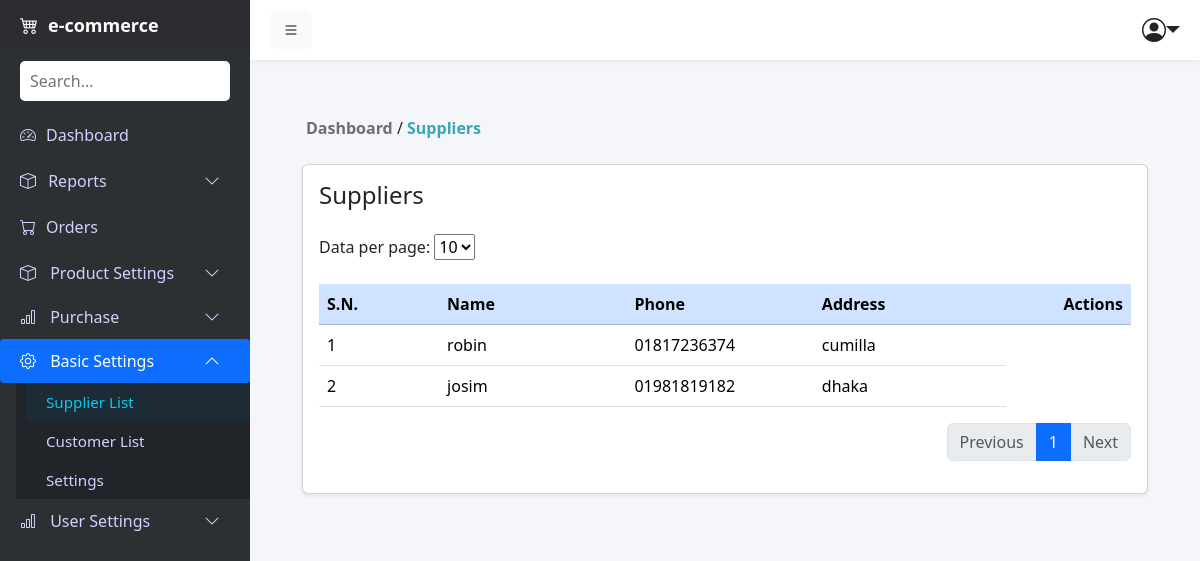
The app's page /supplier/ with its own data.
### products/models.py (models this page shows, shortened)
class Supplier(models.Model):
    name = models.CharField(max_length=150)
    phone = models.CharField(max_length=20)
    address = models.TextField()

### products/views.py (the view)
# urls.py: path('supplier/', views.supplier_list, name='supplier'),
def supplier_list(request):
    suppliers = Supplier.objects.all().order_by('-id')
    per_page = request.GET.get('per_page', 10)
    paginator = Paginator(suppliers, per_page)
    page_number = request.GET.get('page')
    page_obj = paginator.get_page(page_number)
    context = {
        'page_obj': page_obj,
        'per_page': per_page,
        }
    return render(request, 'supplier/suppliers.html', context)

### products/context_processors.py (called while the page is built)
def wishlist_count(request):
    if request.user.is_authenticated:
        count = Wishlist.objects.filter(user=request.user).count()
    else:
        if not request.session.session_key:
            request.session.create()
        count = Wishlist.objects.filter(
            session_key=request.session.session_key
        ).count()
    return {"wishlist_count": count}

### products/templates/supplier/suppliers.html (shortened to what this page needs)
{% extends 'base.html' %}
{% block content %}
<div class="text m-3">
    <a href="{% url 'admin_dashboard' %}" style="text-decoration: none; color: #6e6e6e;"><b> Dashboard</b></a>
     /
    <span style="color: #39a5b8;"><b>Suppliers</b></span>
</div>
<div class="container mt-4">
    <div class="card shadow-sm">
        <div class="card-body">
            <div class="d-flex justify-content-between mb-3">
                <h4>Suppliers</h4>
            </div>
            <form method="get" class="d-inline-block mb-4">
                <label>Data per page: </label>
                <select name="per_page" onchange="this.form.submit()">
                    <option value="10" {% if per_page|add:'0' == 10 %}selected{% endif %}>10</option>
                </select>
            </form>
            <table class="table table-hover align-middle">
                <thead class="table-primary align-middle">
                    <tr>
                        <th style="width: 10%;" class="p-2">S.N.</th>
                        <th style="width: 15%;">Name</th>
                        <th style="width: 15%;">Phone</th>
                        <th style="width: 15%;">Address</th>
                        <th class="text-end p-2" style="width: 10%;">Actions</th>
                    </tr>
                </thead>
                <tbody>
                    {% for s in page_obj %}
                    <tr>
                        <td class="p-2">{{ forloop.counter }}</td>
                        <td>{{ s.name }}</td>
                        <td>{{ s.phone }}</td>
                        <td>{{ s.address }}</td>
                    </tr>
                    {% empty %}
                    <tr>
                        <td colspan="4" class="text-center text-muted">No suppliers found</td>
                    </tr>
                    {% endfor %}
                </tbody>
            </table>
            <nav class="d-flex justify-content-end mt-3">
                <ul class="pagination">
                    {% if page_obj.has_previous %}
                    <li class="page-item">
                        <a class="page-link" href="?page={{ page_obj.previous_page_number }}&per_page={{ per_page }}">Previous</a>
                    </li>
                    {% else %}
                    <li class="page-item disabled"><span class="page-link">Previous</span></li>
                    {% endif %}
                    {% for num in page_obj.paginator.page_range %}
                        {% if page_obj.number == num %}
                            <li class="page-item active"><span class="page-link">{{ num }}</span></li>
                        {% else %}
                            <li class="page-item"><a class="page-link" href="?page={{ num }}&per_page={{ per_page }}">{{ num }}</a></li>
                        {% endif %}
                    {% endfor %}
                    {% if page_obj.has_next %}
                    <li class="page-item">
                        <a class="page-link" href="?page={{ page_obj.next_page_number }}&per_page={{ per_page }}">Next</a>
                    </li>
                    {% else %}
                    <li class="page-item disabled"><span class="page-link">Next</span></li>
                    {% endif %}
                </ul>
            </nav>
        </div>
    </div>
</div>
{% endblock %}

### static/css/nav.css (style rules this page uses)
body { overflow-x: hidden; background: #f5f6fa; font-family: 'Segoe UI', sans-serif; }

### products/templates/supplier/suppliers.html (style rules this page uses)
.table>:not(caption)>*>* { padding: .2rem; }

### records on screen
Supplier: name "robin", phone "01817236374", address "cumilla"
Supplier: name "josim", phone "01981819182", address "dhaka"

### other values on screen
{{ num }} "1"
